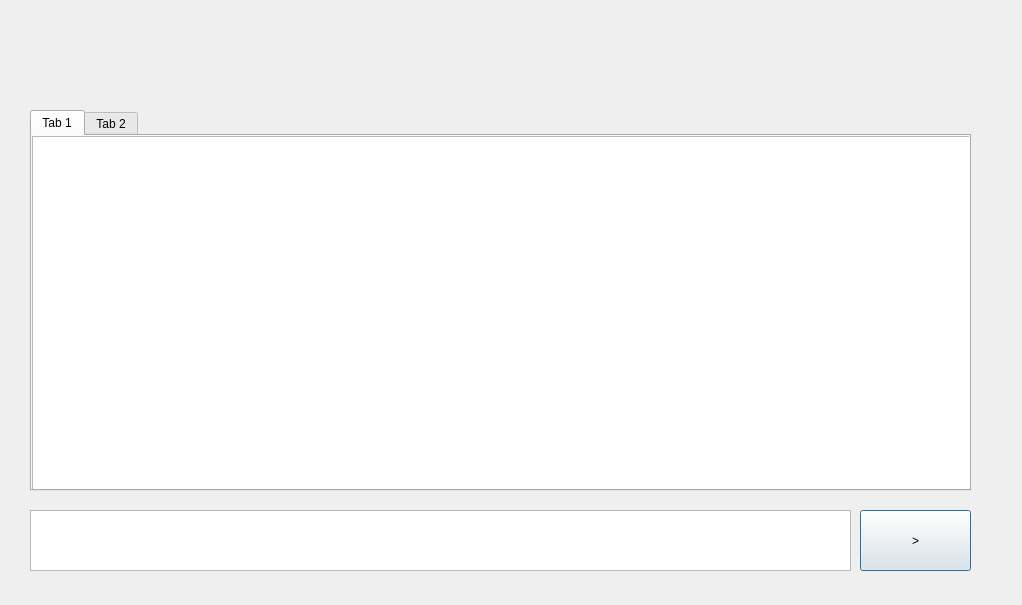
<?xml version="1.0" encoding="UTF-8"?>
<ui version="4.0">
 <class>UserDialog</class>
 <widget class="QDialog" name="UserDialog">
  <property name="geometry">
   <rect>
    <x>0</x>
    <y>0</y>
    <width>1022</width>
    <height>605</height>
   </rect>
  </property>
  <property name="windowTitle">
   <string>Dialog</string>
  </property>
  <widget class="QPushButton" name="pushButton">
   <property name="geometry">
    <rect>
     <x>860</x>
     <y>510</y>
     <width>111</width>
     <height>61</height>
    </rect>
   </property>
   <property name="text">
    <string>&gt;</string>
   </property>
  </widget>
  <widget class="QTextEdit" name="textEdit">
   <property name="geometry">
    <rect>
     <x>30</x>
     <y>510</y>
     <width>821</width>
     <height>61</height>
    </rect>
   </property>
  </widget>
  <widget class="QTabWidget" name="tabWidget">
   <property name="geometry">
    <rect>
     <x>30</x>
     <y>110</y>
     <width>941</width>
     <height>381</height>
    </rect>
   </property>
   <property name="currentIndex">
    <number>0</number>
   </property>
   <widget class="QWidget" name="tab">
    <attribute name="title">
     <string>Tab 1</string>
    </attribute>
    <widget class="QTextBrowser" name="textBrowser">
     <property name="geometry">
      <rect>
       <x>0</x>
       <y>0</y>
       <width>941</width>
       <height>401</height>
      </rect>
     </property>
    </widget>
   </widget>
   <widget class="QWidget" name="tab_2">
    <attribute name="title">
     <string>Tab 2</string>
    </attribute>
    <widget class="QWidget" name="layoutWidget">
     <property name="geometry">
      <rect>
       <x>7</x>
       <y>0</y>
       <width>931</width>
       <height>341</height>
      </rect>
     </property>
     <layout class="QVBoxLayout" name="verticalLayout">
      <item>
       <spacer name="verticalSpacer">
        <property name="orientation">
         <enum>Qt::Vertical</enum>
        </property>
        <property name="sizeHint" stdset="0">
         <size>
          <width>20</width>
          <height>40</height>
         </size>
        </property>
       </spacer>
      </item>
      <item>
       <widget class="QLabel" name="label">
        <property name="font">
         <font>
          <family>Times New Roman</family>
          <pointsize>14</pointsize>
          <italic>true</italic>
         </font>
        </property>
        <property name="text">
         <string>&lt;html&gt;&lt;head/&gt;&lt;body&gt;&lt;p align=&quot;center&quot;&gt;Here will be shown the discussion&lt;/p&gt;&lt;/body&gt;&lt;/html&gt;</string>
        </property>
       </widget>
      </item>
      <item>
       <spacer name="verticalSpacer_2">
        <property name="orientation">
         <enum>Qt::Vertical</enum>
        </property>
        <property name="sizeHint" stdset="0">
         <size>
          <width>20</width>
          <height>40</height>
         </size>
        </property>
       </spacer>
      </item>
     </layout>
    </widget>
   </widget>
  </widget>
  <widget class="QLabel" name="topicLabel">
   <property name="geometry">
    <rect>
     <x>30</x>
     <y>10</y>
     <width>941</width>
     <height>81</height>
    </rect>
   </property>
   <property name="font">
    <font>
     <pointsize>14</pointsize>
    </font>
   </property>
   <property name="text">
    <string/>
   </property>
  </widget>
 </widget>
 <resources/>
 <connections/>
</ui>
